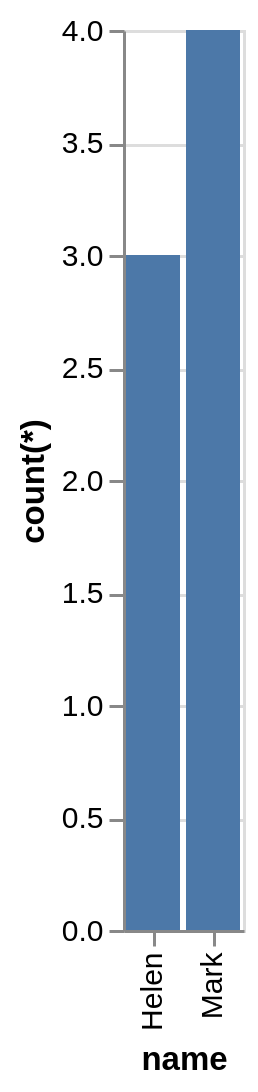

The specification (Vega-Lite) saved for this image:
### Vega-Lite specification from a JSON file in a GitHub repository (floating-point values rounded to 4 significant figures)
{"data": {"values": [{"x_data": "Helen", "y_data": 3}, {"x_data": "Mark", "y_data": 4}]}, "mark": "bar", "encoding": {"x": {"field": "x_data", "type": "nominal", "title": "name", "sort": {"op": "sum", "field": "y_data", "order": "ascending"}}, "y": {"field": "y_data", "type": "quantitative", "title": "count(*)"}}}
